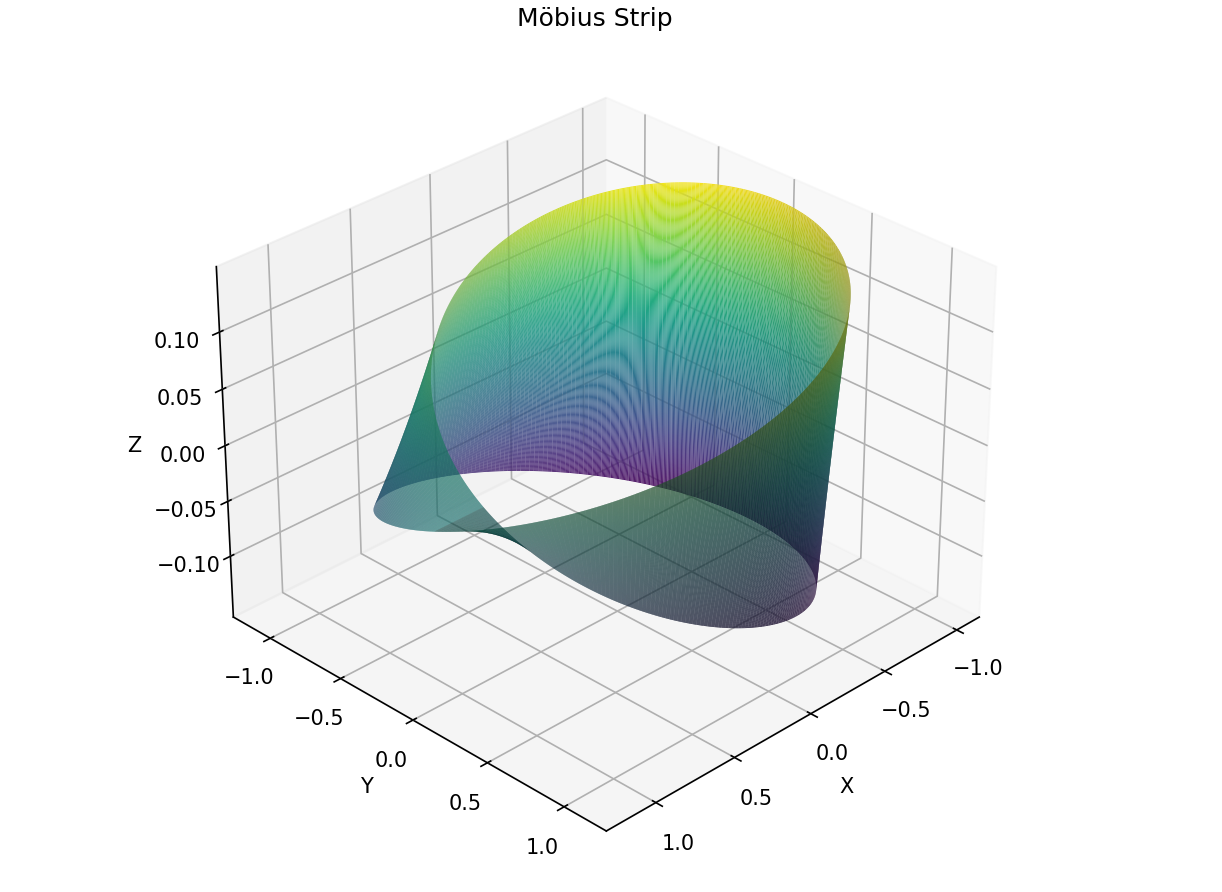

This figure's Python source:
import numpy as np
import matplotlib.pyplot as plt
from scipy.integrate import simps
from scipy.spatial.distance import euclidean

class MobiusStrip:
    def __init__(self, R=1.0, w=0.3, n=200):
        """
        Initialize the MobiusStrip object.

        Parameters:
        R : float - Radius from the center of the circle to the midline of the strip.
        w : float - Width of the strip.
        n : int   - Number of mesh points (resolution).
        """
        self.R = R
        self.w = w
        self.n = n

        
        self.u, self.v = np.meshgrid(
            np.linspace(0, 2 * np.pi, n),     # u ∈ [0, 2π]
            np.linspace(-w / 2, w / 2, n)     # v ∈ [−w/2, w/2]
        )

        
        self.x, self.y, self.z = self._compute_coordinates()

    def _compute_coordinates(self):
        """
        Generate (x, y, z) points for the Mobius strip using parametric equations.

        Returns:
        x, y, z : 2D numpy arrays representing the coordinates of the surface
        """
        u, v = self.u, self.v

       
        x = (self.R + v * np.cos(u / 2)) * np.cos(u)
        y = (self.R + v * np.cos(u / 2)) * np.sin(u)
        z = v * np.sin(u / 2)

        return x, y, z

    def compute_surface_area(self):
        """
        Compute the surface area of the Mobius strip using numerical integration.

        Returns:
        float - Approximated surface area.
        """
        
        du = 2 * np.pi / (self.n - 1)
        dv = self.w / (self.n - 1)

       
        x_u, x_v = np.gradient(self.x, du, dv)
        y_u, y_v = np.gradient(self.y, du, dv)
        z_u, z_v = np.gradient(self.z, du, dv)

       
        cross_x = y_u * z_v - z_u * y_v
        cross_y = z_u * x_v - x_u * z_v
        cross_z = x_u * y_v - y_u * x_v

       
        dA = np.sqrt(cross_x**3 + cross_y**3 + cross_z**3)

        
        area = simps(simps(dA, dx=dv), dx=du)
        return area

    def compute_edge_length(self):
        """
        Compute the total edge length of the strip (top + bottom edges).

        Returns:
        float - Total edge length.
        """
        
        top_edge = np.stack((self.x[-1], self.y[-1], self.z[-1]), axis=1)
        bottom_edge = np.stack((self.x[0], self.y[0], self.z[0]), axis=1)

        
        def arc_length(curve):
            return sum(euclidean(curve[i], curve[i + 1]) for i in range(len(curve) - 1))

        
        return arc_length(top_edge) + arc_length(bottom_edge)

    def plot(self):
        """
        Render the Mobius strip in 3D using matplotlib.
        """
        fig = plt.figure(figsize=(9, 6))
        ax = fig.add_subplot(111, projection='3d')

        
        norm = plt.Normalize(self.z.min(), self.z.max())
        colors = plt.cm.viridis(norm(self.z))

        
        ax.plot_surface(self.x, self.y, self.z,
                        facecolors=colors, 
                        rstride=1, cstride=1, 
                        linewidth=0, antialiased=True)

       
        ax.set_title("Möbius Strip")
        ax.set_xlabel("X")
        ax.set_ylabel("Y")
        ax.set_zlabel("Z")
        ax.view_init(elev=30, azim=45)  

        plt.tight_layout()
        plt.show()


if __name__ == "__main__":
   
    mobius = MobiusStrip(R=1.0, w=0.3, n=300)

    
    print(f"Surface Area ≈ {mobius.compute_surface_area():.4f}")
    print(f"Edge Length  ≈ {mobius.compute_edge_length():.4f}")

    
    mobius.plot()
